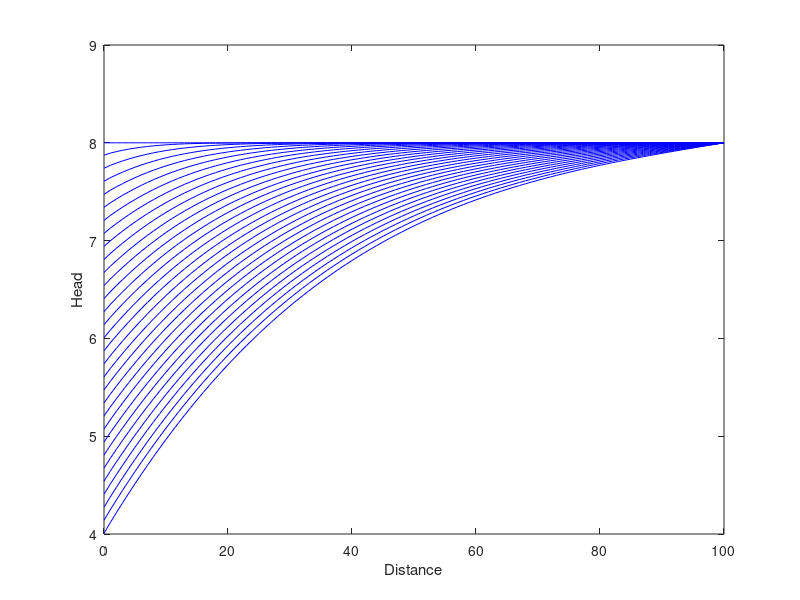
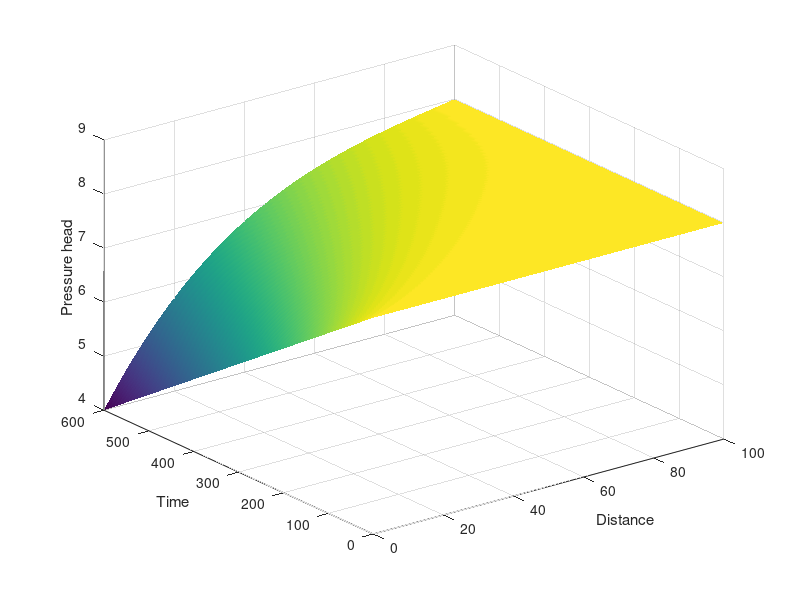

The MATLAB script that drew these images, in order:
clear all; close all;

x = 0:1:100; % Define spatial node locations
t = 0:1:600; % Define time vector

K = 3; % Saturated hydraulic conductivity

deltax = x(2) - x(1); % Back calculate deltax
deltat = t(2) - t(1); % Back calculate deltat
alpha = K*deltat/(2*deltax^2); % Calculate the coefficient alpha

Nx = length(x); % Get the number of spatial nodes
Nt = length(t); % Get the number of time steps

hi = 8; % Initial pressure head (everywhere)
hf = 4; % Final pressure head (on the left)

h = zeros(Nx,Nt); % Preallocate space to store the simulated pressure heads

% Specify initial conditions
h0 = 8*ones(Nx,1);
h(:,1) = h0;

% Specify boundary conditions
h_left = hi - (hi - hf)/(t(Nt)-t(1))*t;

% Plot the initial conditions
figure(1);
plot(x,h(:,1),'b-'); hold on;

% Construct the A matrix
A = diag((1+2*alpha)*ones(Nx,1)) + diag(-alpha*ones((Nx-1),1),-1) + diag(-alpha*ones((Nx-1),1),1);
A(1,:) = [1,zeros(1,(Nx-1))];
A(Nx,:) = [zeros(1,(Nx-1)),1];

% Construct the B matrix
B = diag((1-2*alpha)*ones(Nx,1)) + diag(alpha*ones((Nx-1),1),-1) + diag(alpha*ones((Nx-1),1),1);
B(1,:) = [1,zeros(1,(Nx-1))];
B(Nx,:) = [zeros(1,(Nx-1)),1];

for i=2:Nt
    
    % Get the initial head at this time step
    hinit = h(:,i-1);
    
    % Solve for hnext
    hnext = pinv(A)*B*hinit;
    hnext(1)  = h_left(i); 
    hnext(Nx) = hi;
    
    % Store hnext in the matrix h
    h(:,i) = hnext;
    
    if(mod(i,20)==0) % plot every 10th head distribution
        plot(x,h(:,i),'b-'); hold on;
        xlabel('Distance');
        ylabel('Head');
    end
    
end

% Make a surface plot of the simulated pressure heads
figure(2);
surf(x,t,h'); shading interp;
xlabel('Distance');
ylabel('Time');
zlabel('Pressure head');
